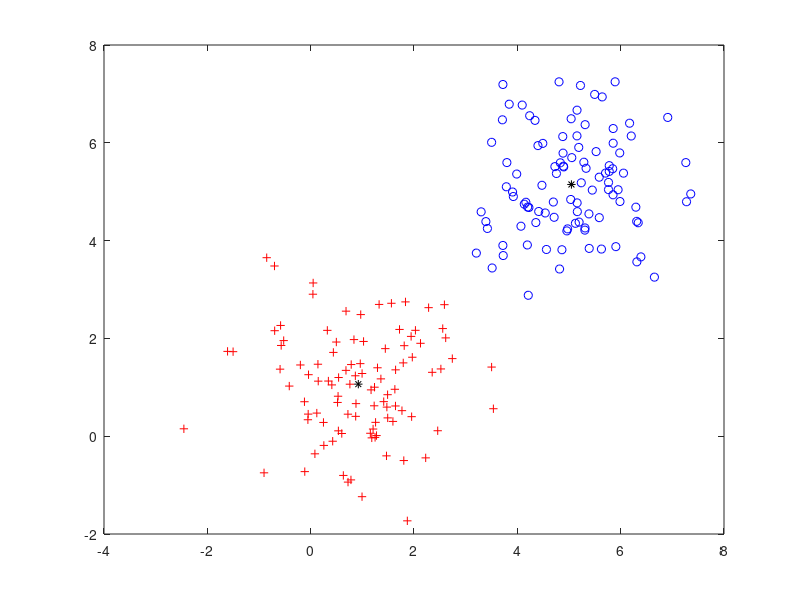
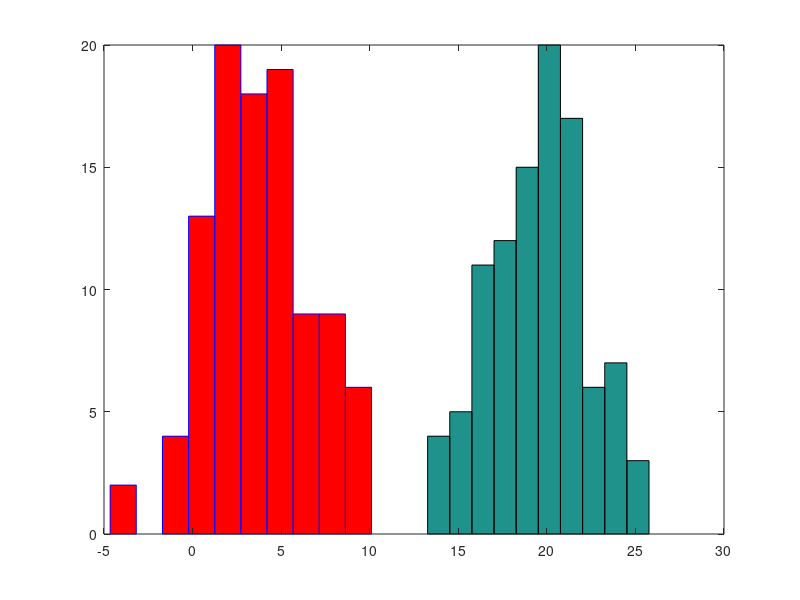

MATLAB code to generate these figures, in order:
clc
clear
close all

mu1 = [1 1];
SIGMA1 = [1 0; 0 1];
r1 = mvnrnd(mu1,SIGMA1,100);
plot(r1(:,1),r1(:,2),'r+');

hold all

mu2 = [5 5];
SIGMA2 = [1 0; 0 1];
r2 = mvnrnd(mu2,SIGMA2,100);
plot(r2(:,1),r2(:,2),'bo');

mean_class_1=mean(r1);
mean_class_2=mean(r2);

plot(mean_class_1(1,1),mean_class_1(1,2),'k*');

plot(mean_class_2(1,1),mean_class_2(1,2),'k*');



cov_class_1=cov(r1);
cov_class_2=cov(r2);

Cov=cov_class_2+cov_class_1;

Covinv=inv(Cov);

W=Covinv * ((mean_class_2-mean_class_1)');

for i=1:100   
y1(i,:)=W'*r1(i,:)';
y2(i,:)=W'*r2(i,:)';
end

figure

hist(y1);
set(get(gca,'child'),'FaceColor','r','EdgeColor','b')
hold on
hist(y2)
